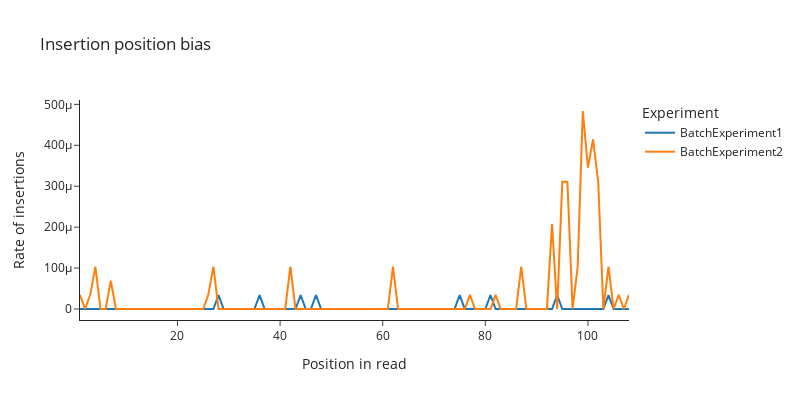

This figure's notebook cell:
### Markdown cell above
### for insertions

### Code cell
df = pd.read_csv(f'{path}insposition_fw_batch_{analysis_type}.txt', sep=',', header=None)
df = df.rename(columns={0: 'Experiment'})
df = pd.melt(df, id_vars=['Experiment'], var_name='Position in read', value_name='Rate of insertions')

px.line(
    df,
    x='Position in read',
    y='Rate of insertions',
    color='Experiment',
    title='Insertion position bias',
    template='simple_white',
    width=800,
    height=400,
    range_y=[0, None],
)

### Figure 1 — Plotly figure (JSON) as saved in the notebook; plotly's stock layout.template omitted (floating-point values rounded to 4 significant figures)
{"data": [{"hovertemplate": "Experiment=BatchExperiment1<br>Position in read=%{x}<br>Rate of insertions=%{y}<extra></extra>", "legendgroup": "BatchExperiment1", "line": {"color": "#1F77B4", "dash": "solid"}, "marker": {"symbol": "circle"}, "mode": "lines", "name": "BatchExperiment1", "orientation": "v", "showlegend": true, "type": "scatter", "x": [1, 2, 3, 4, 5, 6, 7, 8, 9, 10, 11, 12, 13, 14, 15, 16, 17, 18, 19, 20, 21, 22, 23, 24, 25, 26, 27, 28, 29, 30, 31, 32, 33, 34, 35, 36, 37, 38, 39, 40, 41, 42, 43, 44, 45, 46, 47, 48, 49, 50, 51, 52, 53, 54, 55, 56, 57, 58, 59, 60, 61, 62, 63, 64, 65, 66, 67, 68, 69, 70, 71, 72, 73, 74, 75, 76, 77, 78, 79, 80, 81, 82, 83, 84, 85, 86, 87, 88, 89, 90, 91, 92, 93, 94, 95, 96, 97, 98, 99, 100, 101, 102, 103, 104, 105, 106, 107, 108], "xaxis": "x", "y": [0, 0, 0, 0, 0, 0, 0, 0, 0, 0, 0, 0, 0, 0, 0, 0, 0, 0, 0, 0, 0, 0, 0, 0, 0, 0, 0, 3.412e-05, 0, 0, 0, 0, 0, 0, 0, 3.412e-05, 0, 0, 0, 0, 0, 0, 0, 3.412e-05, 0, 0, 3.412e-05, 0, 0, 0, 0, 0, 0, 0, 0, 0, 0, 0, 0, 0, 0, 0, 0, 0, 0, 0, 0, 0, 0, 0, 0, 0, 0, 0, 3.412e-05, 0, 0, 0, 0, 0, 3.412e-05, 0, 0, 0, 0, 0, 0, 0, 0, 0, 0, 0, 0, 3.412e-05, 0, 0, 0, 0, 0, 0, 0, 0, 0, 3.412e-05, 0, 0, 0, 0], "yaxis": "y"}, {"hovertemplate": "Experiment=BatchExperiment2<br>Position in read=%{x}<br>Rate of insertions=%{y}<extra></extra>", "legendgroup": "BatchExperiment2", "line": {"color": "#FF7F0E", "dash": "solid"}, "marker": {"symbol": "circle"}, "mode": "lines", "name": "BatchExperiment2", "orientation": "v", "showlegend": true, "type": "scatter", "x": [1, 2, 3, 4, 5, 6, 7, 8, 9, 10, 11, 12, 13, 14, 15, 16, 17, 18, 19, 20, 21, 22, 23, 24, 25, 26, 27, 28, 29, 30, 31, 32, 33, 34, 35, 36, 37, 38, 39, 40, 41, 42, 43, 44, 45, 46, 47, 48, 49, 50, 51, 52, 53, 54, 55, 56, 57, 58, 59, 60, 61, 62, 63, 64, 65, 66, 67, 68, 69, 70, 71, 72, 73, 74, 75, 76, 77, 78, 79, 80, 81, 82, 83, 84, 85, 86, 87, 88, 89, 90, 91, 92, 93, 94, 95, 96, 97, 98, 99, 100, 101, 102, 103, 104, 105, 106, 107, 108], "xaxis": "x", "y": [3.456e-05, 0, 3.456e-05, 0.0001037, 0, 0, 6.911e-05, 0, 0, 0, 0, 0, 0, 0, 0, 0, 0, 0, 0, 0, 0, 0, 0, 0, 0, 3.456e-05, 0.0001037, 0, 0, 0, 0, 0, 0, 0, 0, 0, 0, 0, 0, 0, 0, 0.0001037, 0, 0, 0, 0, 0, 0, 0, 0, 0, 0, 0, 0, 0, 0, 0, 0, 0, 0, 0, 0.0001037, 0, 0, 0, 0, 0, 0, 0, 0, 0, 0, 0, 0, 0, 0, 3.456e-05, 0, 0, 0, 0, 3.456e-05, 0, 0, 0, 0, 0.0001037, 0, 0, 0, 0, 0, 0.0002073, 0, 0.000311, 0.000311, 0, 0.0001037, 0.0004838, 0.0003456, 0.0004147, 0.000311, 0, 0.0001037, 0, 3.456e-05, 0, 3.456e-05], "yaxis": "y"}], "layout": {"height": 400, "legend": {"title": {"text": "Experiment"}, "tracegroupgap": 0}, "title": {"text": "Insertion position bias"}, "width": 800, "xaxis": {"anchor": "y", "domain": [0, 1], "title": {"text": "Position in read"}}, "yaxis": {"anchor": "x", "domain": [0, 1], "range": [0, null], "title": {"text": "Rate of insertions"}}}}
